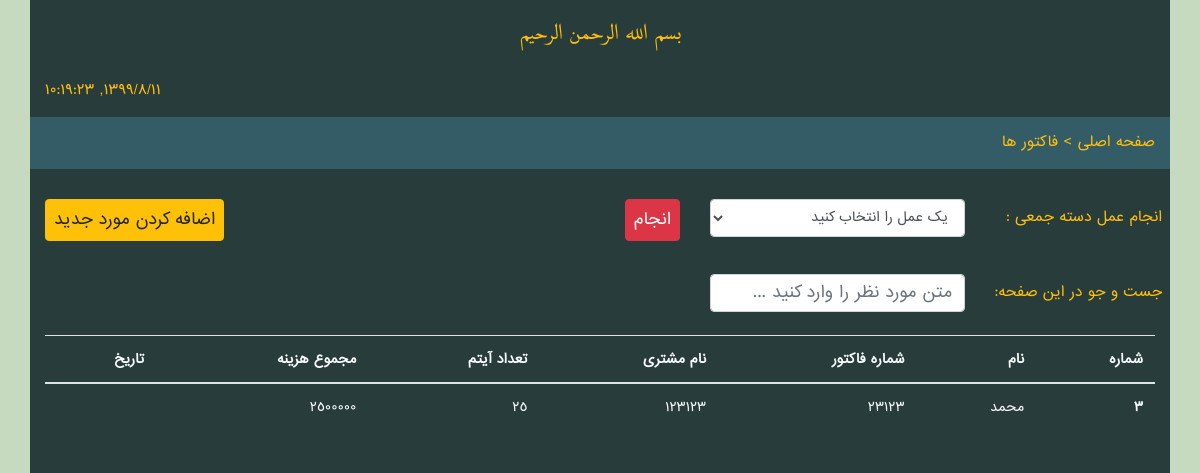
The page /factors on the database as committed earlier.
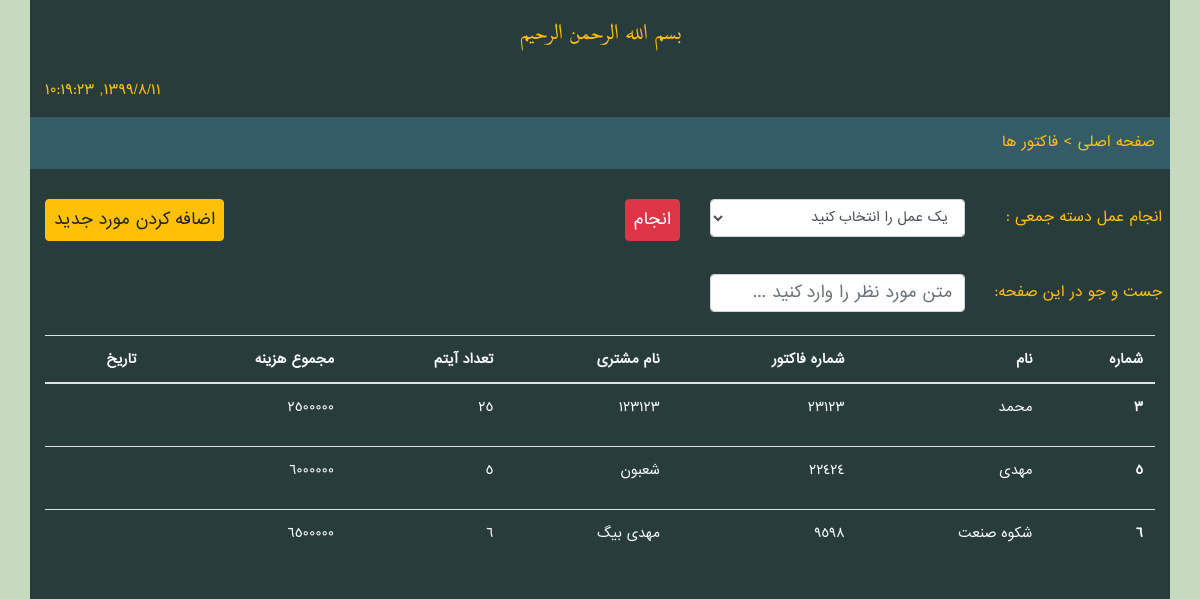
The same page on the database as committed later.
### factors/models.py (models this page shows, shortened)
class Factor(models.Model):
    name = models.CharField(max_length=80)
    sku = models.IntegerField(unique=False)
    client = models.CharField(max_length=110)
    addTime = models.DateTimeField(auto_now=True)
    totalCost = models.IntegerField(null=True, blank=True)
    @property
    def addTimeJalali(self):
        return jdatetime.datetime.fromgregorian(datetime=self.addTime).strftime("%Y/%m/%d")
    @property
    def sumitem(self):
        lookups = self.factorlookup_set.all()
        sumitems = 0
        for lookup in lookups:
            sumitems += lookup.number
        return sumitems

class FactorLookUp(models.Model):
    factor = models.ForeignKey(Factor, on_delete=models.CASCADE)
    item = models.ForeignKey(Item, on_delete=models.SET_NULL, null=True)
    number = models.IntegerField()
    price = models.IntegerField()

### factors/views.py (the view)
# urls.py: path("factors" , FactorsView.ShowAllFactors.as_view() , name="FactorsPage"),
class ShowAllFactors(View):
    def get(self, request):
        factors = models.Factor.objects.all()
        return render(request , "adminpanel/archive.html" ,{"factors" : factors} )

### templates/adminpanel/archive.html (shortened to what the changed rows need)
<html dir="rtl">
<head>
    {% load static %}
    <link rel="stylesheet" href={% static "adminpanel/css/bootstrap.min.css" %}>
    <link rel="stylesheet" href={% static "adminpanel/css/fontawesome.min.css" %}>
    <link rel="stylesheet" href={% static "adminpanel/css/persian-datepicker.css" %}>
    <link rel="stylesheet" href={% static "adminpanel/css/style.css" %}>
</head>
<body dir="rtl">
<div class="container w-100 home-container" style="font-size: 14px !important; min-height: 100%">
    <div class="justify-content-center">
        <div style="margin-top:30px">
            <table class="table table-hover text-light" style="font-size: 13px !important;">
                <thead>
                <tr>
                    <th scope="col">شماره</th>
                    <th scope="col">نام</th>
                    <th scope="col">شماره فاکتور</th>
                    <th scope="col">نام مشتری</th>
                    <th scope="col">تعداد آیتم</th>
                    <th scope="col">مجموع هزینه</th>
                    <th scope="col">تاریخ</th>
                </tr>
                </thead>
                <tbody>
                {% for item in factors %}
                    <tr>
                        <th scope="row">
                                                                    <a href="{% url "FactorDetails" pk=item.pk %}">
                                                                        {{ item.id }}</a></th>
                        <td>
                            <a href="{% url "FactorDetails" pk=item.pk %}">
                            {{ item.name }}
                            </a>
                        </td>
                        <td>
                            <p style="max-width: 350px ; white-space: nowrap ; text-overflow: ellipsis ; overflow: hidden">
                                                                                                    <a href="{% url "FactorDetails" pk=item.pk %}">
                                {{ item.sku }}
                                                                                                    </a>
                            </p>
                        </td>
                        <td>
                                                                                                <a href="{% url "FactorDetails" pk=item.pk %}">
                            {{ item.client }}
                                                                                                </a>
                        </td>
                        <td>
                                                                                                <a href="{% url "FactorDetails" pk=item.pk %}">
                            {{ item.sumitem }}
                                                                                                </a>
                        </td>
                        <td>
                                                                                                <a href="{% url "FactorDetails" pk=item.pk %}">
                            {{ item.totalCost }}
                                                                                                </a>
                        </td>
                        <td>
                        </td>
                    </tr>
                {% endfor %}
                </tbody>
            </table>
        </div>
    </div>
</div>
</body>
</html>

Rows that differ between the two databases and show on the page:
added Factor: id "5", name "مهدی", sku "22424", client "شعبون", sumitem "5", totalCost "6000000"
added Factor: id "6", name "شکوه صنعت", sku "9598", client "مهدی بیگ", sumitem "6", totalCost "6500000"
